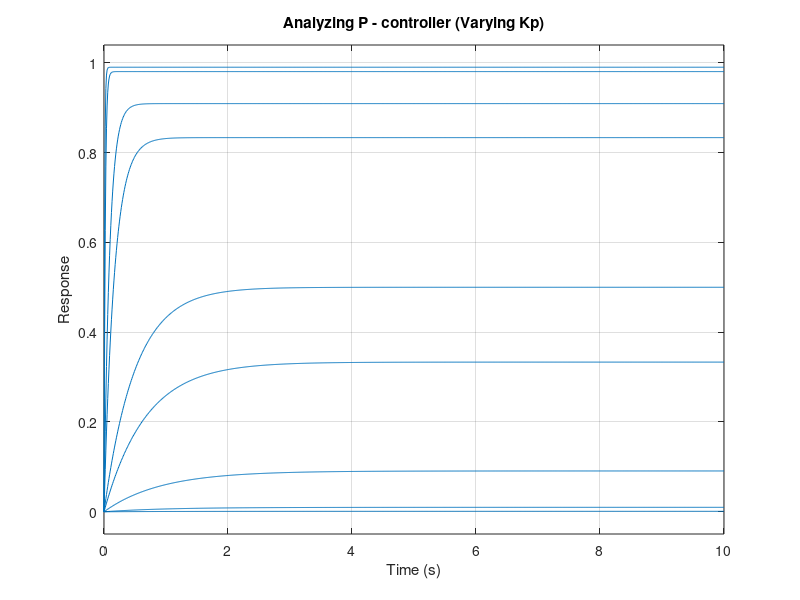

Source code (MATLAB): (Note: this script raises an error after producing the figure.)
function [] = PID_controller()
    % Parameters
    Kp = [0.001,0.01,0.1,0.5,1,5,10,50,100]; % Proportional gain values
    Ki = [0.001,0.01,0.1,0.5,1,5,10,50,100]; % Integral gain values
    Kd = [0.001,0.01,0.1,0.5,1,5,10,50,100]; % Derivative gain values

    Frist_Order_TF  = tf([0 1], [1 1]);
    Second_Order_TF = tf([0 0 1], [1 2 1]);

    % Analyze each input type
    AnalyzeInput('P'  , Frist_Order_TF , Kp);
    AnalyzeInput('P'  , Second_Order_TF, Kp);

    AnalyzeInput('I'  , Frist_Order_TF , Ki);
    AnalyzeInput('I'  , Second_Order_TF, Ki);

    AnalyzeInput('D'  , Frist_Order_TF , Kd);
    AnalyzeInput('D'  , Second_Order_TF, Kd);

    AnalyzeInput('PI' , Frist_Order_TF , Kp, Ki);
    AnalyzeInput('PI' , Second_Order_TF, Kp, Ki);

    AnalyzeInput('PD' , Frist_Order_TF, Kp, Kd);
    AnalyzeInput('PD' , Second_Order_TF, Kp, Kd);

    AnalyzeInput('PID', Frist_Order_TF , Kp, Ki, Kd);
    AnalyzeInput('PID', Second_Order_TF, Kp, Ki, Kd);
end

function [] = AnalyzeInput(inputType, G_S, varargin)
    t = 0:0.01:10; % Time vector
    fprintf('Analyzing %s controller:\n', inputType);

    switch inputType
        case 'P'
            % Proportional controller
            figure;
            Kp = varargin{1};
            legendStr = cell(1, length(Kp));
            for i = 1:length(Kp)
                scalingTF = Kp(i); % No modification for step input
                G = feedback(G_S * scalingTF, 1); % Apply the scaling for the input type
                step(G, t); % Compute step response
                hold on;
                legendStr{i} = "Kp = " + Kp(i);
            end
            title(['Analyzing ' inputType ' - controller (Varying Kp)']);
            xlabel('Time (s)');
            ylabel('Response');
            legend(legendStr, 'Location', 'best');
            h = findobj(gca, 'Type', 'line');
            set(h, 'LineWidth', 1.5);
            grid on;
        case 'I'
            % Integral controller
            figure;
            Ki = varargin{1};
            legendStr = cell(1, length(Ki));
            for i = 1:length(Ki)
                scalingTF = tf([0 Ki(i)], [1 0]); % Integral term (1/s)
                G = feedback(G_S * scalingTF, 1); % Apply the scaling for the input type
                step(G, t); % Compute step response
                hold on;
                legendStr{i} = "Ki = " + Ki(i);
            end
            title(['Analyzing ' inputType ' - controller (Varying Ki)']);
            xlabel('Time (s)');
            ylabel('Response');
            legend(legendStr, 'Location', 'best');
            h = findobj(gca, 'Type', 'line');
            set(h, 'LineWidth', 1.5);
            grid on;
        case 'D'
            % Derivative controller
            figure;
            Kd = varargin{1};
            legendStr = cell(1, length(Kd));
            for i = 1:length(Kd)
                scalingTF = tf([Kd(i) 0], [0 1]); % Derivative term (Kd * s)
                G = feedback(G_S * scalingTF, 1); % Apply the scaling for the input type
                step(G, t); % Compute step response
                hold on;
                legendStr{i} = "Kd = " + Kd(i);
            end
            title(['Analyzing ' inputType ' - controller (Varying Kd)']);
            xlabel('Time (s)');
            ylabel('Response');
            legend(legendStr, 'Location', 'best');
            h = findobj(gca, 'Type', 'line');
            set(h, 'LineWidth', 1.5);
            grid on;
        case 'PI'
            % Proportional-Integral controller
            figure;
            Kp = varargin{1};
            Ki = varargin{2};
            numRows = ceil(sqrt(length(Kp))); % Arrange subplots in a grid
            numCols = ceil(length(Kp) / numRows);
            for i = 1:length(Kp)
                subplot(numRows, numCols, i); % Create a subplot for each Kp
                legendStr = cell(1, length(Ki));
                for j = 1:length(Ki)
                    scalingTF_p = Kp(i); % Proportional term
                    scalingTF_i = tf([0 Ki(j)], [1 0]); % Integral term (1/s)
                    scalingTF = scalingTF_p * (1 + scalingTF_i); % Combine P and I
                    G = feedback(scalingTF * tf([1], [1, 1]), 1); % Closed-loop transfer function
                    step(G, t); % Compute step response
                    hold on;
                    legendStr{j} = sprintf('Ki = %.2f', Ki(j));
                end
                title(sprintf('PI Controller (Kp = %.2f)', Kp(i)));
                xlabel('Time (s)');
                ylabel('Response');
                legend(legendStr, 'Location', 'best');
                h = findobj(gca, 'Type', 'line');
                set(h, 'LineWidth', 1.5);
                grid on;
            end
        case 'PD'
            % Proportional-Derivative controller
            figure;
            Kp = varargin{1};
            Kd = varargin{2};
            numRows = ceil(sqrt(length(Kp))); % Arrange subplots in a grid
            numCols = ceil(length(Kp) / numRows);
            for i = 1:length(Kp)
                subplot(numRows, numCols, i); % Create a subplot for each Kp
                legendStr = cell(1, length(Kd));
                for j = 1:length(Kd)
                    scalingTF_p = Kp(i); % No modification for step input
                    scalingTF_d = tf([Kd(j) 0], [0 1]); % Derivative term (Kd * s)
                    scalingTF = scalingTF_p * (1 + scalingTF_d);
                    G = feedback(G_S * scalingTF, 1); % Apply the scaling for the input type
                    step(G, t); % Compute step response
                    hold on;
                    legendStr{j} = sprintf('Kd = %.2f', Kd(j));
                end
                title(sprintf('PD Controller (Kp = %.2f)', Kp(i)));
                xlabel('Time (s)');
                ylabel('Response');
                legend(legendStr, 'Location', 'best');
                h = findobj(gca, 'Type', 'line');
                set(h, 'LineWidth', 1.5);
                grid on;
            end
        case 'PID'
            % Proportional-Integral-Derivative controller
            Kp = varargin{1};
            Ki = varargin{2};
            Kd = varargin{3};
            numRows = ceil(sqrt(length(Kp))); % Arrange subplots in a grid
            numCols = ceil(length(Kp) / numRows);
            for i = 1:length(Kp)
                figure;
                for j = 1:length(Ki)
                    subplot(numRows, numCols, j); % Create a subplot for each Kp
                    legendStr = cell(1, length(Kd));
                    for k = 1:length(Kd)
                        scalingTF_p = Kp(i); % No modification for step input
                        scalingTF_i = tf([0 Ki(j)], [1 0]); % Integral term (1/s)
                        scalingTF_d = tf([Kd(k) 0], [0 1]); % Derivative term (Kd * s)
                        scalingTF = scalingTF_p * (1 + scalingTF_i + scalingTF_d);
                        G = feedback(G_S * scalingTF, 1); % Apply the scaling for the input type
                        step(G, t); % Compute step response
                        hold on;
                        legendStr{k} = sprintf('Kd = %.2f', Kd(k));
                    end
                    title(sprintf('PID Controller (Kp = %.2f,Ki = %.2f)', Kp(i), Ki(j)));
                    xlabel('Time (s)');
                    ylabel('Response');
                    legend(legendStr, 'Location', 'best', 'Location', 'best');
                    h = findobj(gca, 'Type', 'line');
                    set(h, 'LineWidth', 1.5);
                    grid on;
                end
            end
        otherwise
            error('Invalid input type');
    end
end
